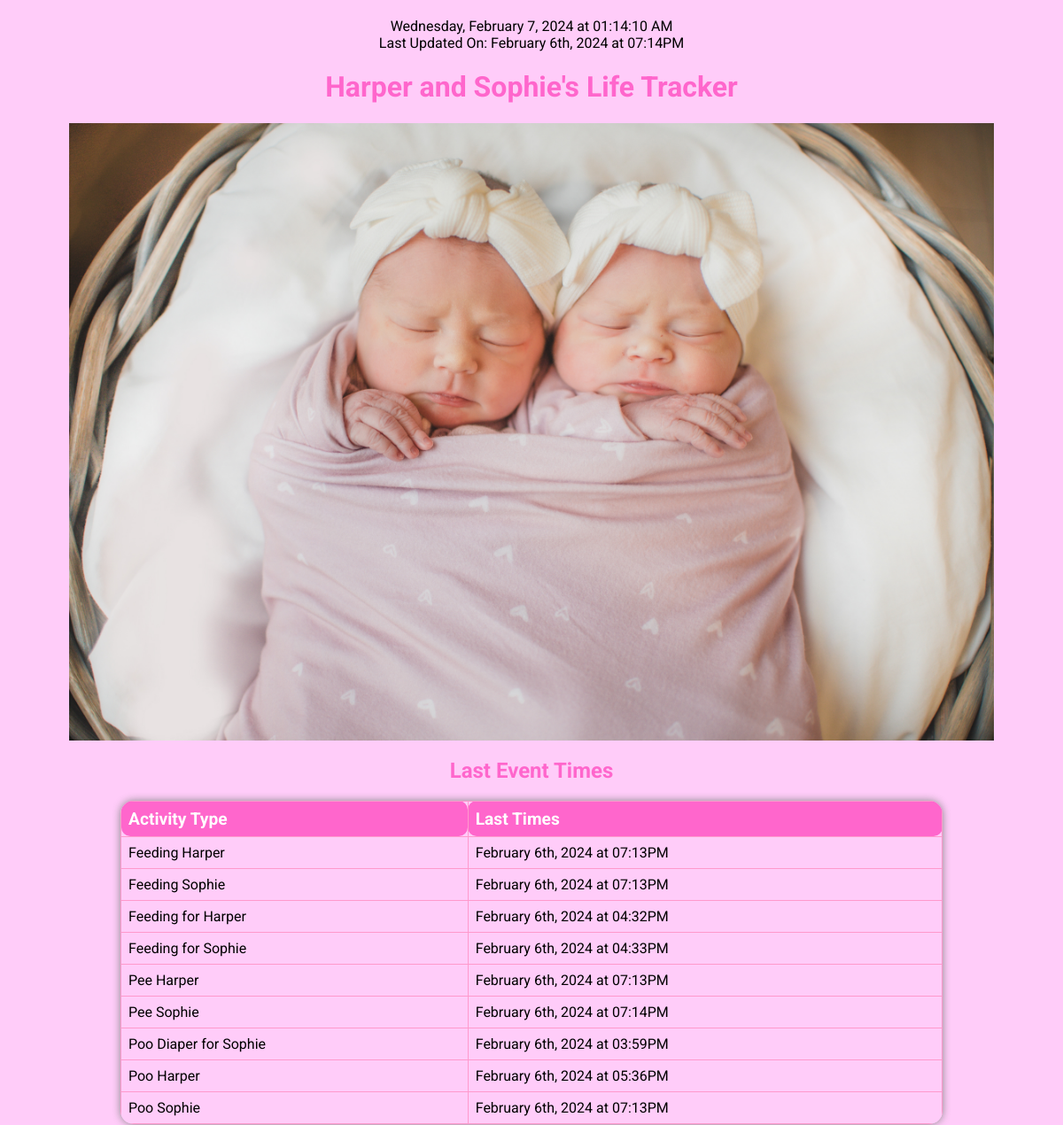
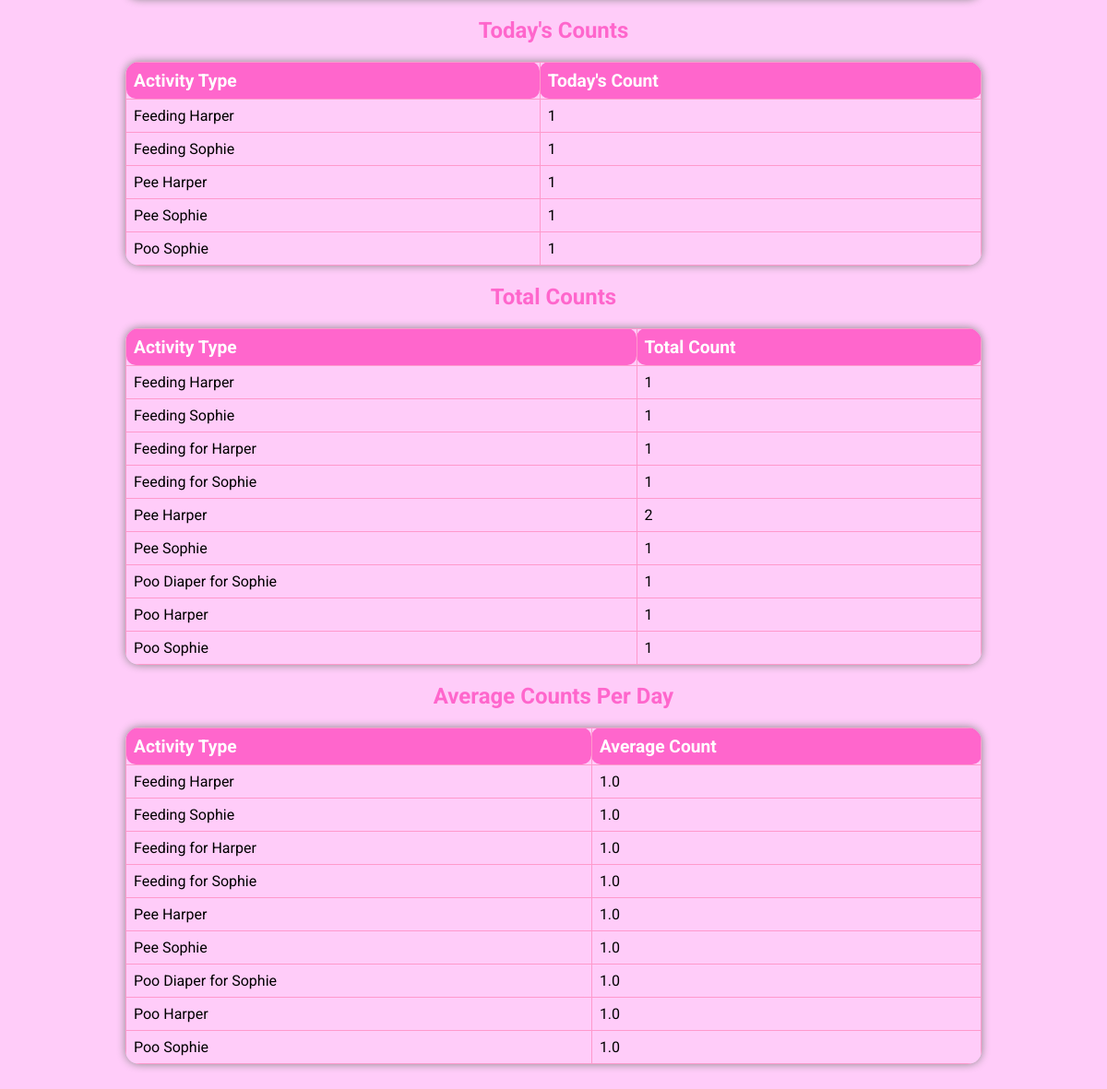
The page / on the database its author committed (2 pictures, top to bottom).
### tables this page shows
CREATE TABLE keypresses (
    id INTEGER PRIMARY KEY,
    key_label TEXT NOT NULL,
    timestamp DATETIME DEFAULT CURRENT_TIMESTAMP
);

### app.py (the view)
@app.route('/')
def index():
    most_recent_keypress = get_most_recent_keypress()
    simplified_last_update = format_datetime(most_recent_keypress) if most_recent_keypress else "No recent updates"
    return render_template('index.html',
                           key_counts=get_key_counts(),
                           last_event_times={key: format_datetime(value) for key, value in get_last_event_times().items()},
                           today_counts=get_today_counts(),
                           average_counts_per_day=get_average_counts_per_day(),
                           last_updated=simplified_last_update)

### app.py (called while the page is built)
def get_db_connection():
    conn = sqlite3.connect(DATABASE)
    conn.row_factory = sqlite3.Row
    return conn

def query_db(query, args=(), one=False):
    with get_db_connection() as conn:
        cur = conn.execute(query, args)
        rv = cur.fetchall()
        return (rv[0] if rv else None) if one else rv

def get_key_counts():
    return {row['key_label']: row['count'] for row in query_db("SELECT key_label, COUNT(*) as count FROM keypresses GROUP BY key_label")}

def get_most_recent_keypress():
    query = "SELECT MAX(timestamp) FROM keypresses"
    result = query_db(query, one=True)
    return result['MAX(timestamp)'] if result and result['MAX(timestamp)'] else None

def get_last_event_times():
    return {row['key_label']: row['MAX(timestamp)'] for row in query_db("SELECT key_label, MAX(timestamp) FROM keypresses GROUP BY key_label")}

def get_today_counts():
    today = datetime.now().strftime('%Y-%m-%d')
    return {row['key_label']: row['COUNT(*)'] for row in query_db("SELECT key_label, COUNT(*) FROM keypresses WHERE DATE(timestamp) = ? GROUP BY key_label", [today])}

def get_average_counts_per_day():
    return {row['key_label']: row['total_count'] / row['days'] for row in query_db("SELECT key_label, COUNT(*) as total_count, COUNT(DISTINCT DATE(timestamp)) as days FROM keypresses GROUP BY key_label") if row['days'] > 0}

def format_datetime(datetime_str, local_tz=TIMEZONE):
    utc_dt = datetime.strptime(datetime_str, "%Y-%m-%d %H:%M:%S").replace(tzinfo=pytz.utc)
    local_dt = utc_dt.astimezone(pytz.timezone(local_tz))
    suffix = ["th", "st", "nd", "rd"][(local_dt.day % 10) - 1 if local_dt.day % 10 < 4 and not 11 <= local_dt.day <= 13 else 0]
    return local_dt.strftime(f"%B {local_dt.day}{suffix}, %Y at %I:%M%p")

### templates/index.html (shortened to what this page needs)
<!DOCTYPE html>
<html lang="en">
<head>
</head>
<body>
    <div id="currentDateTime" class="timestamp"></div>
    <div class="timestamp">Last Updated On: {{ last_updated }}</div>
    <h1>Harper and Sophie's Life Tracker</h1>
    <img src="{{ url_for('static', filename='assets/images/girlsbasket.jpg') }}" alt="photo of the girls in basket day 2 of life" class="content-image">
    <h2>Last Event Times</h2>
    <table>
        <tr>
            <th>Activity Type</th>
            <th>Last Times</th>
        </tr>
        {% for key, time in last_event_times.items() %}
        <tr>
            <td>{{ key }}</td>
            <td>{{ time }}</td>
        </tr>
        {% endfor %}
    </table>
    <h2>Today's Counts</h2>
    <table>
        <tr>
            <th>Activity Type</th>
            <th>Today's Count</th>
        </tr>
        {% for key, count in today_counts.items() %}
        <tr>
            <td>{{ key }}</td>
            <td>{{ count }}</td>
        </tr>
        {% endfor %}
    </table>
    <h2>Total Counts</h2>
    <table>
        <tr>
            <th>Activity Type</th>
            <th>Total Count</th>
        </tr>
        {% for key, count in key_counts.items() %}
        <tr>
            <td>{{ key }}</td>
            <td>{{ count }}</td>
        </tr>
        {% endfor %}
    </table>
    <h2>Average Counts Per Day</h2>
    <table>
        <tr>
            <th>Activity Type</th>
            <th>Average Count</th>
        </tr>
        {% for key, avg in average_counts_per_day.items() %}
        <tr>
            <td>{{ key }}</td>
            <td>{{ avg }}</td>
        </tr>
        {% endfor %}
    </table>
</body>
</html>

### templates/index.html (style rules this page uses)
body { font-family: 'Roboto', sans-serif; background-color: #ffccf9; text-align: center; padding: 20px; margin: 0; }
h1, h2 { color: #ff66cc; }
table { width: 100%; max-width: 80%; margin: 20px auto; border-collapse: collapse; border-radius: 15px; overflow: hidden; box-shadow: 0 0 10px #888888; }
th, td { border: 1px solid #ff99cc; padding: 8px; text-align: left; border-radius: 10px; }
th { background-color: #ff66cc; color: white; font-size: 1.2em; }
tr:nth-child(even) { background-color: #ffccf9; }
.content-image { max-width: 90%; height: auto; display: block; margin: 20px auto; }

### rows shown on the page
keypresses: key_label "Feeding Harper", time "February 6th, 2024 at 07:13PM", count "1", avg "1.0"
keypresses: key_label "Feeding Sophie", time "February 6th, 2024 at 07:13PM", count "1", avg "1.0"
keypresses: key_label "Feeding for Harper", time "February 6th, 2024 at 04:32PM", count "1", avg "1.0"
keypresses: key_label "Feeding for Sophie", time "February 6th, 2024 at 04:33PM", count "1", avg "1.0"
keypresses: key_label "Pee Sophie", time "February 6th, 2024 at 07:14PM", count "1", avg "1.0"
keypresses: key_label "Poo Diaper for Sophie", time "February 6th, 2024 at 03:59PM", id "1", avg "1.0"
keypresses: key_label "Poo Harper", time "February 6th, 2024 at 05:36PM", count "1", avg "1.0"
keypresses: key_label "Poo Sophie", time "February 6th, 2024 at 07:13PM", count "1", avg "1.0"

### other values the page prints
{{ last_updated }} "February 6th, 2024 at 07:14PM"
{{ key }} "Pee Harper"
{{ time }} "February 6th, 2024 at 07:13PM"
{{ count }} "1"
{{ count }} "2"
{{ avg }} "1.0"
